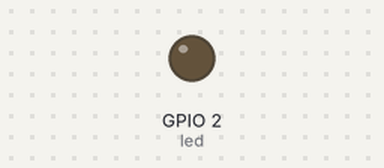
Bench run of a sketch on a simulated ESP8266 (NodeMCU). Shown: output pins drawn as LEDs (lit = HIGH).

Above: at 0.15 s.
At 5.2 s:
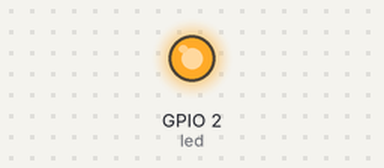
Timing chart, 0 to 9.0 s (numbered marks = the images above):
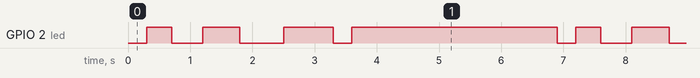

The sketch:

esp_32_teste.ino
```cpp
int led = 2;

void setup() {
  pinMode(led, OUTPUT);

}

void loop() {
  digitalWrite(led, LOW);
  delay(300);
  digitalWrite(led, HIGH);
  delay(400);
  digitalWrite(led, LOW);
  delay(500);
  digitalWrite(led, HIGH);
  delay(600);
  digitalWrite(led, LOW);
  delay(700);
  digitalWrite(led, HIGH);
  delay(800);
  digitalWrite(led, LOW);
  delay(300);
  digitalWrite(led, HIGH);
  delay(200);
  digitalWrite(led, HIGH);
  delay(3100);
}
```

Measured:
- by itself, GPIO 2 (led): repeats every 6.9 s: LOW 0.50 s, HIGH 0.60 s, LOW 0.70 s, HIGH 0.80 s, LOW 0.30 s, HIGH 3.3 s, LOW 0.30 s, HIGH 0.40 s
- by itself, everything shown: repeats every 6.9 s, in 8 steps
